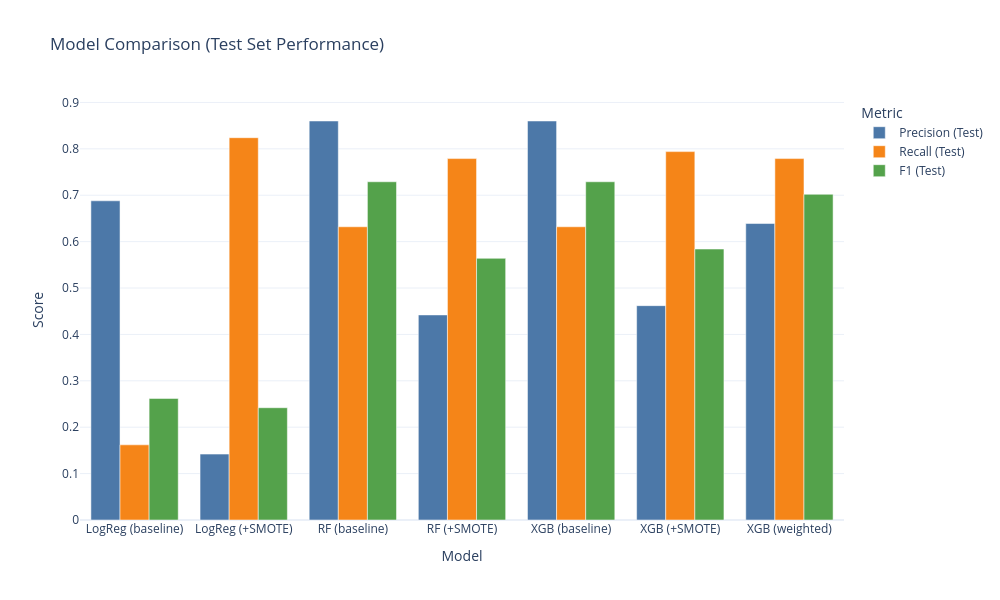

Write notebook code for a chart like this one.
### Code cell
import plotly.graph_objects as go
import pandas as pd

# Example data (replace with your actual results DataFrame if available)
data = {
    "Model": [
        "LogReg (baseline)", "LogReg (+SMOTE)",
        "RF (baseline)", "RF (+SMOTE)",
        "XGB (baseline)", "XGB (+SMOTE)",
        "XGB (weighted)"
    ],
    "Precision (Test)": [0.688, 0.142, 0.860, 0.442, 0.860, 0.462, 0.639],
    "Recall (Test)":    [0.162, 0.824, 0.632, 0.779, 0.632, 0.794, 0.779],
    "F1 (Test)":        [0.262, 0.242, 0.729, 0.564, 0.729, 0.584, 0.702]
}

df_plot = pd.DataFrame(data)

# Create grouped bar chart with custom colors
fig = go.Figure(data=[
    go.Bar(name="Precision (Test)", x=df_plot["Model"], y=df_plot["Precision (Test)"], marker_color="#4C78A8"),
    go.Bar(name="Recall (Test)",    x=df_plot["Model"], y=df_plot["Recall (Test)"],    marker_color="#F58518"),
    go.Bar(name="F1 (Test)",        x=df_plot["Model"], y=df_plot["F1 (Test)"],        marker_color="#54A24B")
])

# Update layout
fig.update_layout(
    barmode="group",
    title="Model Comparison (Test Set Performance)",
    xaxis_title="Model",
    yaxis_title="Score",
    legend_title="Metric",
    template="plotly_white",   # clean white background
    plot_bgcolor="white",
    paper_bgcolor="white",
    width=1000,
    height=600
)

fig.show()

### Figure 1 — Plotly figure (JSON) as saved in the notebook; plotly's stock layout.template omitted (floating-point values rounded to 4 significant figures)
{"data": [{"marker": {"color": "#4C78A8"}, "name": "Precision (Test)", "type": "bar", "x": ["LogReg (baseline)", "LogReg (+SMOTE)", "RF (baseline)", "RF (+SMOTE)", "XGB (baseline)", "XGB (+SMOTE)", "XGB (weighted)"], "y": [0.688, 0.142, 0.86, 0.442, 0.86, 0.462, 0.639]}, {"marker": {"color": "#F58518"}, "name": "Recall (Test)", "type": "bar", "x": ["LogReg (baseline)", "LogReg (+SMOTE)", "RF (baseline)", "RF (+SMOTE)", "XGB (baseline)", "XGB (+SMOTE)", "XGB (weighted)"], "y": [0.162, 0.824, 0.632, 0.779, 0.632, 0.794, 0.779]}, {"marker": {"color": "#54A24B"}, "name": "F1 (Test)", "type": "bar", "x": ["LogReg (baseline)", "LogReg (+SMOTE)", "RF (baseline)", "RF (+SMOTE)", "XGB (baseline)", "XGB (+SMOTE)", "XGB (weighted)"], "y": [0.262, 0.242, 0.729, 0.564, 0.729, 0.584, 0.702]}], "layout": {"barmode": "group", "height": 600, "legend": {"title": {"text": "Metric"}}, "paper_bgcolor": "white", "plot_bgcolor": "white", "title": {"text": "Model Comparison (Test Set Performance)"}, "width": 1000, "xaxis": {"title": {"text": "Model"}}, "yaxis": {"title": {"text": "Score"}}}}
